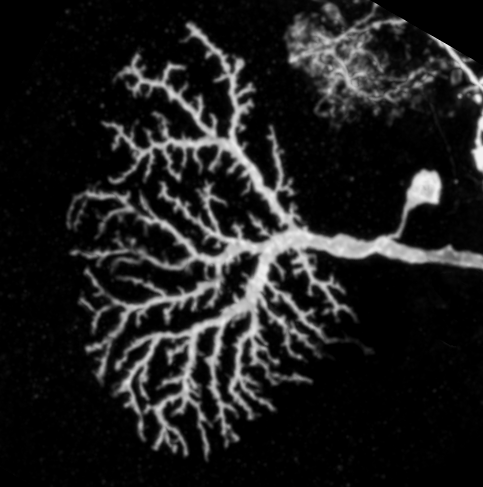
%> input picture examples/example2_dendriticNetwork.tif, 483 x 487 px
$ octave networkEditExample.m   (GNU Octave 9; MATLAB toolbox functions it lacks are replaced by stand-ins)
%> lines starting %> are read from the running program, lines starting %| are printed output that depends on the picture; in (x1, y1, x2, y2) boxes, pixels count from 0 and x2, y2 are one past the last pixel; in counts of white or black regions, pixels touching at a corner belong together; the program's own positions count from 1
%> further down, img is the input picture: size 487x483x3 uint8; min 0, max 241, mean 29.5
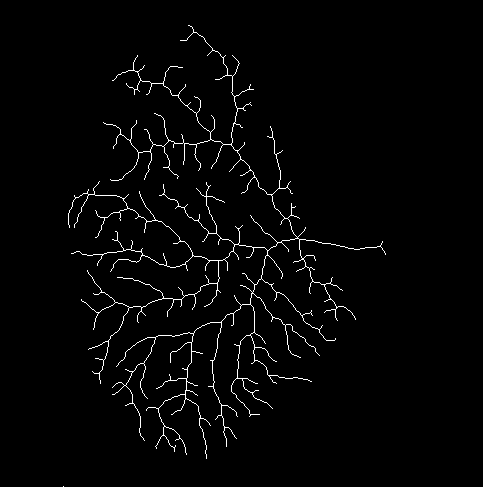
%> input picture examples/example2_dendriticNetworkSkeleton.tif, 483 x 487 px
%> further down, bwimg is the input picture: size 487x483 uint8; 2% white in thin lines or dots, all inside (x1, y1, x2, y2) = (63, 25, 386, 487)
### getNetworkFromBWImage.m
function [NT,skelimage,opt] = getNetworkFromBWImage(bwimg,options)


% skeletonize a B&W image and extract a network structure
% input:
% bwimg = black and white image (nxm array of integer 0s and 1s)
% options = structure containing any optional parameters
% output:
% NT = network structure
% skelimage = skeletonized image;
% Updated EFK 4/7/2022

%% default options
opt = struct();
% how much displaying to do during the calculation
opt.dodisplay = 0;

% if set to true, keep only the largest connected component
opt.keepconncomp = true;

% if true, remove all degree 0 nodes
opt.dropdeg0nodes = true;

% if true, merge all degree 2 nodes to just give longer edges
opt.mergedeg2nodes = true;

% maximum allowed jump in an edge, in pixels
opt.maxedgestep = 5;

% trim any terminal edges shorter than this (in pixels)
opt.mintermlen = 3;

% how close a node has to be to break a contour
opt.closenode = 2;

% copy input parameters
if (exist('options','var'))
    opt = copyStruct(options,opt);
end
%% get skeletonized image
skelimage=bwmorph(bwimg,'skel',inf);

%% get branch nodes and end nodes
branchimg = bwmorph(skelimage,'branchpoints');
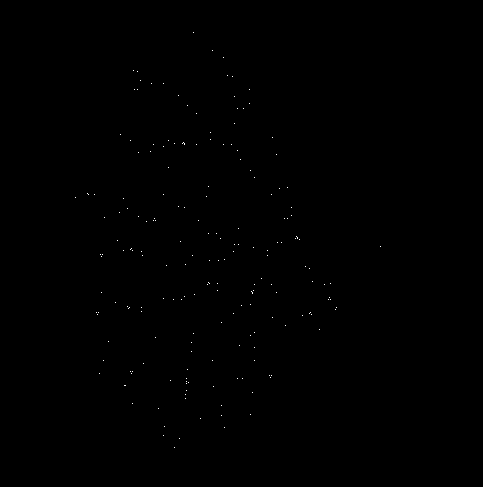
%> branchimg: size 487x483 logical; 0.09% white in thin lines or dots, all inside (x1, y1, x2, y2) = (75, 32, 381, 448)
endimg = bwmorph(skelimage,'endpoints');
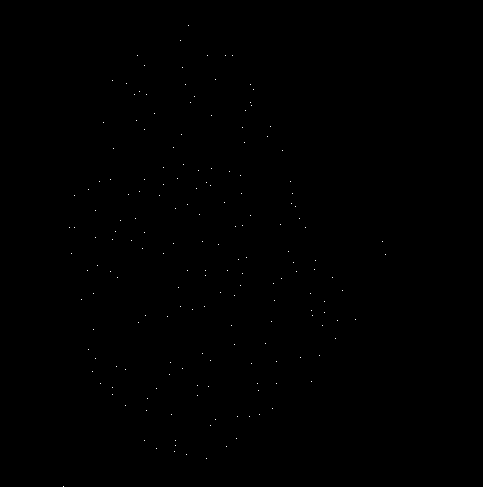
%> endimg: size 487x483 logical; 0.08% white in thin lines or dots, all inside (x1, y1, x2, y2) = (63, 25, 386, 487)
nodeimg = branchimg + endimg;
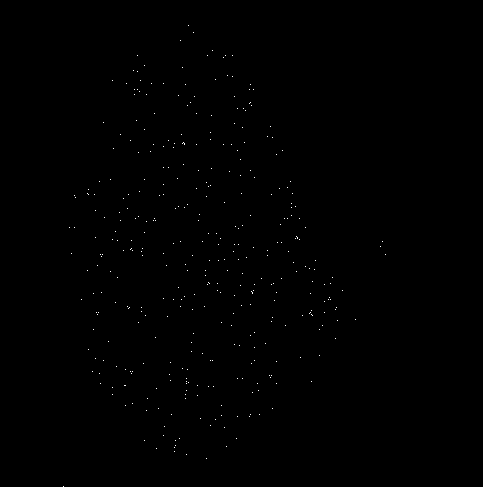
%> nodeimg: size 487x483 double; values 0 (black) and 1 (white), 0.16% white in thin lines or dots, all inside (x1, y1, x2, y2) = (63, 25, 386, 487)
nodeimg(nodeimg>1) = 1;

clear nodepoints
[nodepoints(:,2),nodepoints(:,1)] = ind2sub(size(skelimage),find(nodeimg));

%%
if (opt.dodisplay>1) % show nodes on skeleton image
    figure
    imshowpair(skelimage,nodeimg)
    hold all
    plot(nodepoints(:,1),nodepoints(:,2),'co')
    hold off
    title('skeletonized image and nodes')
    drawnow
end

%% edges
edgeimg = skelimage-nodeimg;
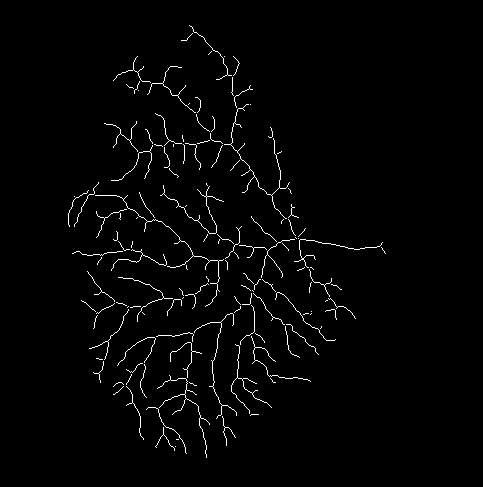
%> edgeimg: size 487x483 double; values 0 (black) and 1 (white), 1.8% white in thin lines or dots, all inside (x1, y1, x2, y2) = (68, 25, 386, 458)
edgeimg(edgeimg<0) = 0;

comp = bwconncomp(edgeimg);
%> comp = 137 connected components

edgesize = cellfun(@(x) length(x),comp.PixelIdxList);
%> edgesize = 137 values, max 251 at index 10, min 1 at index 3, mean 31.36


%% group directly connected nodes together
allnodes = find(nodeimg(:)); % pixel indices of all nodes
%> allnodes = 380 values from 31168 to 187750
% x and y coords of all nodes
[allnodex,allnodey] = ind2sub(size(skelimage),allnodes);
%> allnodex = 380 values, max 487 at index 1, min 26 at index 171, mean 257.6; allnodey = 380 values from 64 to 386

compnodes = bwconncomp(nodeimg,4);
%> compnodes = 376 connected components

whichnodegroup = zeros(length(skelimage(:)),1);

for cc = 1:compnodes.NumObjects
    pix = compnodes.PixelIdxList{cc};
    if (length(pix)==1)
        [nodegroup(cc,2),nodegroup(cc,1)] = ind2sub(size(skelimage),pix);
    else
        [y,x] = ind2sub(size(skelimage),pix);
        nodegroup(cc,1) = mean(x);
        nodegroup(cc,2) = mean(y);
    end

    % which node group each pixel belongs to
    whichnodegroup(pix) = cc;
end
%> this loop made 376 passes
%> (pix, y, x) on pass 52: ([60774; 61261], [386; 386], [125; 126])
%> pix on passes 1 to 6: 31168, 33831, 34831, 36234, 36266, 36723
%> after the loop, nodegroup = 376 rows, first 12: [64 487; 70 228; 72 254; 75 196; 75 228; 76 198; 82 300; 88 194; 88 271; 89 190; 89 195; 89 350]; x = [298; 298]; y = [238; 239]

%% get rid of redundant nodes
duplicatenodes = false(size(nodegroup,1),1);
%> duplicatenodes = 376 logical values, 0 true
map2newgroup = 1:size(nodegroup,1);
%> map2newgroup = 376 values from 1 to 376
for ncc = 1:size(nodegroup,1)-1
    diffs = nodegroup(ncc+1:end,:)-nodegroup(ncc,:);
    dist = sum(diffs.^2,2);
    badind = find(dist==0);
    duplicatenodes(ncc+badind) = true;
    map2newgroup(duplicatenodes(ncc+badind)) = ncc;
end
new2oldgroup = 1:length(nodegroup);
%> new2oldgroup = 376 values from 1 to 376
nodegroup(duplicatenodes,:) =[];

% renumber what group everything belongs to
new2oldgroup(duplicatenodes) = [];
old2newgroup = zeros(length(nodegroup),1);
old2newgroup(new2oldgroup) = 1:length(new2oldgroup);
whichnodegroup(allnodes) = old2newgroup(map2newgroup(whichnodegroup(allnodes)));
%%

%
if (opt.dodisplay>1) % show grouped nodes on image
    figure
    imshowpair(skelimage,nodeimg)
    hold all
    plot(nodegroup(:,1),nodegroup(:,2),'co')
    title('grouped nodes')
    hold off
end

%% starting from a node, trace out all connected edges
% directions to step in
step = [1 1; 1 0; 1 -1; 0 1; 0 -1; -1 1; -1 0; -1 -1];
nd = size(step,1);

checkmat = zeros(size(skelimage));
edgect = 0;
alledges= {};
edgenodes = [];

remainimg= edgeimg;

for nc = 1:size(nodegroup,1)
    %[nc size(nodegroup,1)]
    %%

    subs = [round(nodegroup(nc,2))+step(:,2),round(nodegroup(nc,1))+step(:,1)];

    %
    good = subs(:,1)>0 & subs(:,1)<=size(skelimage,1) & subs(:,2)>0 & subs(:,2) <=size(skelimage,2);
    subs = subs(good,:);
    inds = sub2ind(size(skelimage),subs(:,1),subs(:,2));
    nodeind =  sub2ind(size(skelimage),round(nodegroup(nc,2)),round(nodegroup(nc,1)));

    % directions we can go in
    tryind = find(skelimage(inds));
    dirs = inds(tryind);

    dirlist = {'SE','E','NE','S','N','SW','W','NW'};
    dirlistuse = dirlist(tryind);
    %% trace each edge
    tmpimg = remainimg;
    tmpimg(nodeind) = 1;

    for dc= 1:length(dirs)
        %%
        useimg = tmpimg;
        samegroup = find(whichnodegroup(allnodes)==nc);
        useimg(allnodes(samegroup)) = 1;
        useimg(dirs) =0;
        useimg(dirs(dc)) = 1;


        contour = bwtraceboundary(useimg,fliplr(round(nodegroup(nc,:))),dirlistuse{dc});
        % avoid doubling back
        endind = round((size(contour,1)+1)/2);
        contour = contour(1:endind,:);

        stopind = size(contour,1);
        hitend = false;
        for cc = 2:size(contour,1)
            %%
            %dists = sqrt(sum((contour(cc,:) - fliplr(nodegroup)).^2,2));
            dists = sqrt(sum((contour(cc,:) - [allnodex,allnodey]).^2,2));
            dists(nc) = inf;
            closenodes = find(dists<opt.closenode & whichnodegroup(allnodes)~=nc);
            if (~isempty(closenodes))
                % of the nodes 'close enough', which is closest to the next
                % step of the contour?
                if (cc==size(contour,1))
                    closest = closenodes(1);
                else
                    dist2 = sum((contour(cc+1,:)-[allnodex(closenodes),allnodey(closenodes)]).^2,2);
                    [~,b] = min(dist2);
                    closest = closenodes(b);
                end

                % break contour
                nearestnode = whichnodegroup(allnodes(closest));
                %if (cc==1)
                %    stopind = cc+1;
                %else
                    stopind = cc;
                %end
                contour(stopind,:) = fliplr(nodegroup(nearestnode,:));
                break
            end

            if (cc==size(contour,1))
                [~,nearestnode] = min(dists);
                nearestnode = whichnodegroup(allnodes(nearestnode));
                hitend = true;
            end
        end
        if (nearestnode==nc & size(contour,1)<=2) % doubled back to same node group
           continue
        end

        contour = contour(1:stopind,:);
        contour(1,:) = fliplr(nodegroup(nc,:));

        if (hitend)
            contour(end+1,:) = fliplr(nodegroup(nearestnode,:));
        end

        edgect= edgect+1;
        alledges{edgect} = [fliplr(contour)];%; nodegroup(nearestnode,:)];
        edgenodes(edgect,:) = [nc nearestnode];

        % knockout edges from image
        rmind = sub2ind(size(skelimage),contour(2:end-1,1),contour(2:end-1,2));
        remainimg(rmind)= 0;

    end

end
%> this loop made 376 passes
%> (good, inds, nodeind, tryind, dirs, dirlistuse) on passes 2 to 4: ([true; true; true; true; true; true; true; true], [34319; 34318; 34317; 33832; 33830; 33345; 33344; 33343], 33831, 5, 33830, {'N'}), ([true; true; true; true; true; true; true; true], [35319; 35318; 35317; 34832; 34830; 34345; 34344; 34343], 34831, 2, 35318, {'E'}), ([true; true; true; true; true; true; true; true], [36722; 36721; 36720; 36235; 36233; 35748; 35747; 35746], 36234, 4, 36235, {'S'})
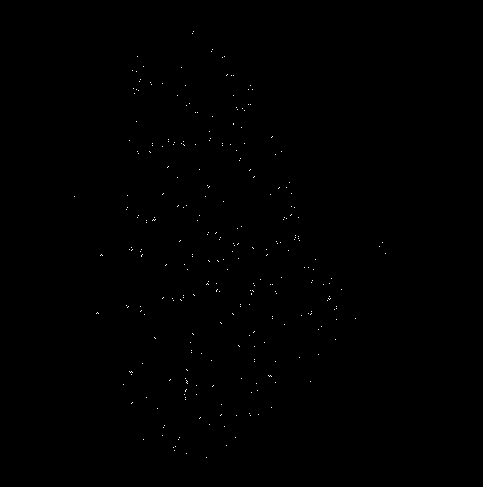
%> remainimg: size 487x483 double; values 0 (black) and 1 (white), 0.15% white in thin lines or dots, all inside (x1, y1, x2, y2) = (74, 31, 386, 458)
%> after the loop, alledges = 473 items; b = 1; closest = 379; contour = [255 386; 254 386]; dist2 = 1; edgect = 473; edgenodes = 473 rows, first 12: [2 6; 3 26; 4 6; 5 11; 6 8; 6 4; 6 4; 7 20; 8 11; 8 10; 8 11; 9 29]; nearestnode = 376
%toc

%% show nodes and edges
if (opt.dodisplay>1)
    figure
    imshow(skelimage)
    hold all
    plot(nodegroup(:,1),nodegroup(:,2),'co')
    cmap = lines(edgect);
    for ec = 1:edgect
        edge = alledges{ec};
        plot(edge(:,1),edge(:,2),'.-','MarkerSize',10,'Color',cmap(ec,:))
        nodes = edgenodes(ec,:);
        plot(nodegroup(nodes,1),nodegroup(nodes,2),'r.','MarkerSize',20)
        text(edge(1,1),edge(1,2),sprintf('%d',ec),'Color',cmap(ec,:))
    end
    hold off
    title('Edges')
    drawnow
end
%% sort node order for each edge
for ec = 1:edgect
    n1 = edgenodes(ec,1); n2 = edgenodes(ec,2);
    if (n2<n1)
        edgenodes(ec,:) = [n2 n1];
        alledges{ec} = flipud(alledges{ec});
    end
end
%> this loop made 473 passes
%> (n1, n2) on passes 1 to 3: (2, 6), (3, 26), (4, 6)
%> after the loop, edgenodes = 473 rows, first 12: [2 6; 3 26; 4 6; 5 11; 6 8; 4 6; 4 6; 7 20; 8 11; 8 10; 8 11; 9 29]

%% clean up jumpy redundant edges
nnode = size(nodegroup,1);
%> nnode = 376
ct = 0;
saveedges = {};
saveedgenodes = [];

for n1 = 1:nnode
    % [n1 nnode]
    useedge = (edgenodes(:,1)==n1);
    for n2 = n1+1:nnode
        useedge2  = useedge & (edgenodes(:,2)==n2);

        useind = find(useedge2);
        if (~isempty(useind))
            maxstepsize = zeros(length(useind),1);
            for cc = 1:length(useind)
                edge = alledges{useind(cc)};
                diffs = diff(edge);
                stepsize = sqrt(sum(diffs.^2,2));
                maxstepsize(cc) = max(stepsize);
            end

            % keep connection with lowest stepsize
            % and only if its below a cutoff
            [minval,savecc] = min(maxstepsize);
            if (minval<opt.maxedgestep)
                ct = ct+1;
                saveedges{ct} = alledges{useind(savecc)};
                saveedgenodes(ct,:)= [n1, n2];
            end
        end
    end
end
%> after the loop, ct = 387; diffs = [1 1; 1 1; 0 1; 1 1; 1 1; 0 1; 1 2]; edge = [381 247; 382 248; 383 249; 383 250; 384 251; 385 252; 385 253; 386 255]; maxstepsize = 2.24; minval = 2.24; savecc = 1; saveedgenodes = 387 rows, first 12: [2 6; 3 26; 4 6; 5 11; 6 8; 7 20; 8 10; 8 11; 9 29; 11 16; 12 34; 13 25]; saveedges = 387 items; stepsize = [1.41; 1.41; 1; 1.41; 1.41; 1; 2.24]


%% remove backtracks along edges
cleanedges = saveedges;
%> cleanedges = 387 items
for ec = 1:length(saveedges)
    while 1
        edge = cleanedges{ec};
        newedge = edge;
        didcontract = false;
        for cc = 1:size(edge,1)
            diffs = edge(cc+1:end,:)-edge(cc,:);
            dists = sum(diffs.^2,2);

            repeatind = find(dists==0,1);

            if (~isempty(repeatind))
                newedge(cc+1:cc+repeatind,:) = [];
                didcontract = true;
                break
            end
        end
        cleanedges{ec} = newedge;
        if (~didcontract)
            break
        end
    end
end
%> after the loop, newedge has the same summary as edge
cleanedgenodes = saveedgenodes;
%> cleanedgenodes has the same summary as saveedgenodes


%% show nodes and edges
if (opt.dodisplay>1)
    figure
    imshow(skelimage)
    hold all
    plot(nodegroup(:,1),nodegroup(:,2),'co')
    cmap = lines(length(cleanedges));
    for ec = 1:length(cleanedges)
        edge = cleanedges{ec};
        plot(edge(:,1),edge(:,2),'.-','MarkerSize',10,'Color',cmap(ec,:))
        nodes = edgenodes(ec,:);
        plot(nodegroup(nodes,1),nodegroup(nodes,2),'r.','MarkerSize',20)
        text(edge(1,1),edge(1,2),sprintf('%d',ec),'Color',cmap(ec,:))
    end
    hold off
    drawnow
end

%% Smooth edges using smoothing splines
edgestep = 1; % step size for defining curvy edges

if (opt.dodisplay>0) % show final network
    cmap = lines(length(cleanedges));
    figure
    imshow(skelimage)
    hold all
    plot(nodegroup(:,1),nodegroup(:,2),'go')
end
clear smoothedges
for ec = 1:length(cleanedges)
    edge = cleanedges{ec};
    param = arclenparam(edge);
    nstep = ceil(param(end)/edgestep);
    newparam = linspace(param(1),param(end),nstep);

    %npt = ceil(length/edgestep)
    pp = csaps(param,edge',0.5);

    smedge = ppval(pp,newparam)';
    % plot(edge(:,1),edge(:,2),'g.-')
    if(opt.dodisplay>0)
        plot(smedge(:,1),smedge(:,2),'.-','Color',cmap(ec,:),'LineWidth',2)
    end
    smoothedges{ec} = smedge;
end
%> this loop made 1 pass
%> nstep on pass 1: 34
if (opt.dodisplay>0)
    hold off
    drawnow
end

%% make a network object
NT = NetworkObj();
NT.dim = 2;
NT.nodepos = nodegroup;
NT.edgenodes = cleanedgenodes;
NT.edgepath = smoothedges;

NT.setupNetwork();
NT.removeDoubleEdges();
NT.setupNetwork();
NT.setEdgeLens();
NT.edgepath = smoothedges;
NT.setCumEdgeLen();

%% trim short terminal nodes

dokeep = false(1,NT.nnode);
for nc = 1:NT.nnode
    if NT.degrees(nc)==1
        ec = NT.nodeedges(nc,1);
        if (NT.edgelens(ec)>opt.mintermlen)
            dokeep(nc) = 1;
        end
    else
        dokeep(nc) = 1;
    end
end

keepind = find(dokeep);
NT.keepNodes(keepind);
NT.setupNetwork()

if (opt.dropdeg0nodes)
    keepind = find(NT.degrees>0);
    NT.keepNodes(keepind);
end

if (opt.keepconncomp)
    NT.keepLargestConnComp()
end


% adjust edge paths to actually hit nodes
for ec = 1:NT.nedge
    NT.edgepath{ec}(1,:) = NT.nodepos(NT.edgenodes(ec,1),:);
    NT.edgepath{ec}(end,:) = NT.nodepos(NT.edgenodes(ec,2),:);
end

NT.setCumEdgeLen(1:NT.nedge,1);

if (opt.mergedeg2nodes)
    NT.mergeAllEdgePaths();
    NT.setCumEdgeLen(1:NT.nedge,1);
end

%% empty edgewidths arrays for use later
NT.edgewidth = cell(NT.nedge,1);

### arclenparam.m
function [param,lens] = arclenparam(curve)
% parameterize curve by arclength
% assumes coordinates are columns, points are rows

curvediff = diff(curve);
lens = sqrt(sum(curvediff.^2,2));

param = [0; cumsum(lens)];

% [5 lines of commented-out code are left out]

lens = [lens; norm(curve(1,:)-curve(end,:))];

end

%> (the run ends here)
